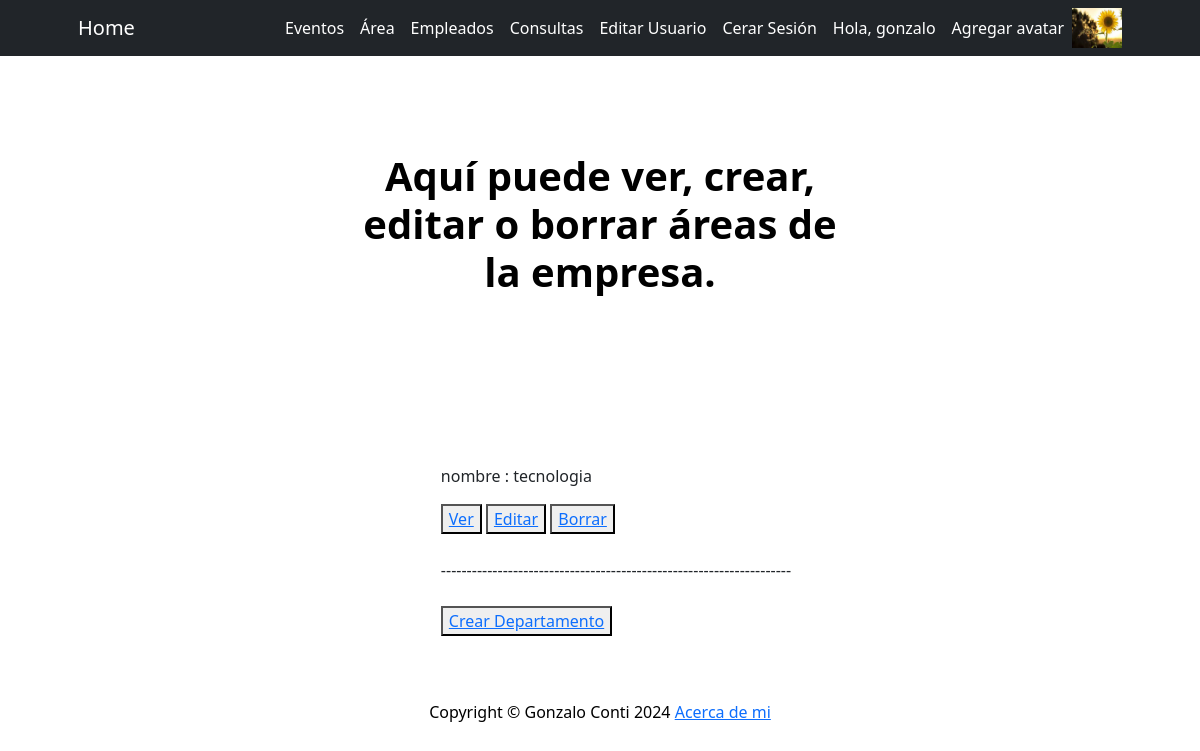
The page /Web/Departamento/list/ (signed in) on the database its author committed.
### AppWeb/models.py (models this page shows, shortened)
class Avatar(models.Model):
    usuario = models.ForeignKey(User, on_delete=models.CASCADE)
    imagen = models.ImageField(upload_to="avatares", null=True,blank=True)

class Departamento(models.Model):
    nombre = models.CharField(max_length=50)
    descripcion = models.CharField(max_length=300)

### AppWeb/views.py (the view)
# urls.py: path('Departamento/list/', ListaDepartamento.as_view(), name= 'LeerDepartamento'),
class ListaDepartamento(LoginRequiredMixin, ListView):
    model = Departamento

### AppWeb/templates/AppWeb/departamento_list.html (shortened to what this page needs)
{% extends 'AppWeb/padre.html'%}
{% block titulo %}
<p style="color: black;">Aquí puede ver, crear, editar o borrar áreas de la empresa.</p>
{% endblock %}
{% block parrafo %}
       <br>
       <div style="display: flex; justify-content: center">
           <ol>
               {% for departamento in object_list %}
           <p>nombre : {{departamento.nombre}}</p>
            <button>
               <a href="{% url 'DetalleDepartamento' departamento.id %}"> Ver  </a>
            </button>
            <button>
               <a href="{% url 'ActualizarDepartamento' departamento.id %}"> Editar  </a>
            </button>
            <button>
               <a href="{% url 'BorrarDepartamento' departamento.id %}"> Borrar  </a>
            </button>
           <br>
           <br>
               --------------------------------------------------------------------
           {% endfor %}
           <br>
           <br>
           <button><a href="{% url 'CrearDepartamento' %}">Crear Departamento</a></button>
               </ol>
       </div>
{% endblock %}

### AppWeb/templates/AppWeb/padre.html (shortened to what this page needs)
<!DOCTYPE html>
<html lang="en">
    <head>
        {% load static %}
        <link href="https://cdn.jsdelivr.net/npm/bootstrap-icons@1.4.1/font/bootstrap-icons.css" rel="stylesheet" />
        <link href="{% static 'AppWeb/css/styles.css' %}" rel="stylesheet" />
    </head>
    <body>
        <nav class="navbar navbar-expand-lg navbar-dark bg-dark">
            <div class="container px-5">
                <a class="navbar-brand" href="{% url 'inicio' %}">Home</a>
                <div class="collapse navbar-collapse" id="navbarSupportedContent">
                    <ul class="navbar-nav ms-auto mb-2 mb-lg-0">
                        {% if request.user.is_authenticated %}
                        <li class="nav-item"><a class="nav-link active" aria-current="page" href="{% url 'LeerEventos' %}">Eventos</a></li>
                        <li class="nav-item"><a class="nav-link active" aria-current="page" href="{% url 'LeerDepartamento' %}">Área</a></li>
                        <li class="nav-item"><a class="nav-link active" aria-current="page" href="{% url 'Empleados' %}">Empleados</a></li>
                        <li class="nav-item"><a class="nav-link active" aria-current="page" href="{% url 'consulta_nueva' %}">Consultas</a></li>
                        <li class="nav-item"><a class="nav-link active" aria-current="page" href="{% url 'editar' %}">Editar Usuario</a></li>
                        <li class="nav-item"><a class="nav-link active" aria-current="page" href="{% url 'logout' %}">Cerar Sesión</a></li>
                        <li class="nav-item"><a class="nav-link active" aria-current="page">Hola, {{user.username}}</a></li>
                        <li class="nav-item"><a class="nav-link active" aria-current="page" href="{% url 'avatar' %}">Agregar avatar</a></li>
                        {% with first_image=user.avatar_set.first %}
                            {% if first_image %}
                            <img src="{{ first_image.imagen.url }}" class="" style="max-width: 50px;">
                            {% endif %}
                        {% endwith %}
                        {% endif %}
                    </ul>
                </div>
            </div>
        </nav>
        <header class="bg-white py-5">
            <div class="container px-5">
                <div class="row gx-5 justify-content-center">
                    <div class="col-lg-6">
                        <div class="text-center my-5">
                            <h1 class="display-7 fw-bolder text-white mb-2">
                            {% block titulo %}
                            {% endblock %}
                            </h1>
                        </div>
                    </div>
                </div>
            </div>
        </header>
        <footer class="py-5 bg-white">
            {% block parrafo %}
            {% endblock %}
        </footer>
    </body>
    <div class="container px-5"><p class="m-0 text-center text-black">Copyright &copy; Gonzalo Conti 2024 <a href="{% url 'acercaDeMi' %}"> Acerca de mi </a></p></div>
</html>

### rows shown on the page
Avatar: imagen (picture)
Departamento: nombre "tecnologia"

### other values the page prints
{{ user.username }} "gonzalo"
